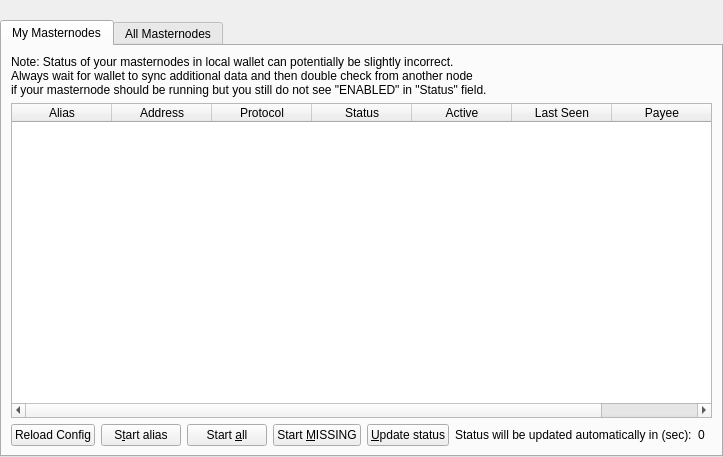
<?xml version="1.0" encoding="UTF-8"?>
<ui version="4.0">
 <class>MasternodeList</class>
 <widget class="QWidget" name="MasternodeList">
  <property name="geometry">
   <rect>
    <x>0</x>
    <y>0</y>
    <width>723</width>
    <height>457</height>
   </rect>
  </property>
  <property name="windowTitle">
   <string>Form</string>
  </property>
  <layout class="QVBoxLayout" name="topLayout">
   <property name="leftMargin">
    <number>0</number>
   </property>
   <property name="topMargin">
    <number>0</number>
   </property>
   <property name="rightMargin">
    <number>0</number>
   </property>
   <property name="bottomMargin">
    <number>0</number>
   </property>
   <item>
    <layout class="QVBoxLayout" name="verticalLayout">
     <property name="bottomMargin">
      <number>0</number>
     </property>
     <item>
      <spacer name="horizontalSpacer0">
       <property name="orientation">
        <enum>Qt::Horizontal</enum>
       </property>
       <property name="sizeHint" stdset="0">
        <size>
         <width>40</width>
         <height>20</height>
        </size>
       </property>
      </spacer>
     </item>
     <item>
      <widget class="QTabWidget" name="tabWidget">
       <property name="currentIndex">
        <number>0</number>
       </property>
       <widget class="QWidget" name="tabMyMasternodes">
        <attribute name="title">
         <string>My Masternodes</string>
        </attribute>
        <layout class="QGridLayout" name="gridLayout_2">
         <item row="0" column="0">
          <layout class="QVBoxLayout" name="verticalLayout_2">
           <property name="bottomMargin">
            <number>0</number>
           </property>
           <item>
            <layout class="QHBoxLayout" name="horizontalLayout_note">
             <property name="bottomMargin">
              <number>0</number>
             </property>
             <item>
              <widget class="QLabel" name="updateNote">
               <property name="text">
                <string>Note: Status of your masternodes in local wallet can potentially be slightly incorrect.&lt;br /&gt;Always wait for wallet to sync additional data and then double check from another node&lt;br /&gt;if your masternode should be running but you still do not see "ENABLED" in "Status" field.</string>
               </property>
              </widget>
             </item>
            </layout>
           </item>
           <item>
            <widget class="QTableWidget" name="tableWidgetMyMasternodes">
             <property name="minimumSize">
              <size>
               <width>695</width>
               <height>0</height>
              </size>
             </property>
             <property name="editTriggers">
              <set>QAbstractItemView::NoEditTriggers</set>
             </property>
             <property name="alternatingRowColors">
              <bool>true</bool>
             </property>
             <property name="selectionMode">
              <enum>QAbstractItemView::SingleSelection</enum>
             </property>
             <property name="selectionBehavior">
              <enum>QAbstractItemView::SelectRows</enum>
             </property>
             <property name="sortingEnabled">
              <bool>true</bool>
             </property>
             <attribute name="horizontalHeaderStretchLastSection">
              <bool>true</bool>
             </attribute>
             <attribute name="ResizeMode">
              <enum>QHeaderView::Interactive</enum>
             </attribute>
             <column>
              <property name="text">
               <string>Alias</string>
              </property>
             </column>
             <column>
              <property name="text">
               <string>Address</string>
              </property>
             </column>
             <column>
              <property name="text">
               <string>Protocol</string>
              </property>
             </column>
             <column>
              <property name="text">
               <string>Status</string>
              </property>
             </column>
             <column>
              <property name="text">
               <string>Active</string>
              </property>
             </column>
             <column>
              <property name="text">
               <string>Last Seen</string>
              </property>
             </column>
             <column>
              <property name="text">
               <string>Payee</string>
              </property>
             </column>
            </widget>
           </item>
           <item>
            <layout class="QHBoxLayout" name="horizontalLayout_5">
             <property name="bottomMargin">
              <number>0</number>
             </property>
             <item>
              <widget class="QPushButton" name="reloadConfigButton">
               <property name="text">
                <string>Reload Config</string>
               </property>
              </widget>
             </item>
             <item>
              <widget class="QPushButton" name="startButton">
               <property name="text">
                <string>S&amp;tart alias</string>
               </property>
              </widget>
             </item>
             <item>
              <widget class="QPushButton" name="startAllButton">
               <property name="text">
                <string>Start &amp;all</string>
               </property>
              </widget>
             </item>
             <item>
              <widget class="QPushButton" name="startMissingButton">
               <property name="text">
                <string>Start &amp;MISSING</string>
               </property>
              </widget>
             </item>
             <item>
              <widget class="QPushButton" name="UpdateButton">
               <property name="text">
                <string>&amp;Update status</string>
               </property>
              </widget>
             </item>
             <item>
              <widget class="QLabel" name="autoupdate_label">
               <property name="text">
                <string>Status will be updated automatically in (sec):</string>
               </property>
              </widget>
             </item>
             <item>
              <widget class="QLabel" name="secondsLabel">
               <property name="text">
                <string>0</string>
               </property>
              </widget>
             </item>
             <item>
              <spacer name="horizontalSpacer_5">
               <property name="orientation">
                <enum>Qt::Horizontal</enum>
               </property>
               <property name="sizeHint" stdset="0">
                <size>
                 <width>40</width>
                 <height>20</height>
                </size>
               </property>
              </spacer>
             </item>
            </layout>
           </item>
          </layout>
         </item>
        </layout>
       </widget>
       <widget class="QWidget" name="tabAllMasternodes">
        <attribute name="title">
         <string>All Masternodes</string>
        </attribute>
        <layout class="QGridLayout" name="gridLayout">
         <item row="1" column="0">
          <widget class="QTableWidget" name="tableWidgetMasternodes">
           <property name="editTriggers">
            <set>QAbstractItemView::NoEditTriggers</set>
           </property>
           <property name="alternatingRowColors">
            <bool>true</bool>
           </property>
           <property name="selectionBehavior">
            <enum>QAbstractItemView::SelectRows</enum>
           </property>
           <property name="sortingEnabled">
            <bool>true</bool>
           </property>
           <attribute name="horizontalHeaderStretchLastSection">
            <bool>true</bool>
           </attribute>
           <attribute name="ResizeMode">
            <enum>QHeaderView::Interactive</enum>
           </attribute>
           <column>
            <property name="text">
             <string>Address</string>
            </property>
           </column>
           <column>
            <property name="text">
             <string>Protocol</string>
            </property>
           </column>
           <column>
            <property name="text">
             <string>Status</string>
            </property>
           </column>
           <column>
            <property name="text">
             <string>Active</string>
            </property>
           </column>
           <column>
            <property name="text">
             <string>Last Seen</string>
            </property>
           </column>
           <column>
            <property name="text">
             <string>Payee</string>
            </property>
           </column>
          </widget>
         </item>
         <item row="0" column="0">
          <layout class="QHBoxLayout" name="horizontalLayout_3">
           <property name="bottomMargin">
            <number>0</number>
           </property>
           <item>
            <widget class="QLabel" name="label_filter">
             <property name="text">
              <string>Filter List:</string>
             </property>
            </widget>
           </item>
           <item>
            <widget class="QLineEdit" name="filterLineEdit">
             <property name="toolTip">
              <string>Filter masternode list</string>
             </property>
            </widget>
           </item>
           <item>
            <spacer name="horizontalSpacer_3">
             <property name="orientation">
              <enum>Qt::Horizontal</enum>
             </property>
             <property name="sizeHint" stdset="0">
              <size>
               <width>10</width>
               <height>20</height>
              </size>
             </property>
            </spacer>
           </item>
           <item>
            <widget class="QLabel" name="label_count">
             <property name="text">
              <string>Node Count:</string>
             </property>
            </widget>
           </item>
           <item>
            <widget class="QLabel" name="countLabel">
             <property name="text">
              <string>0</string>
             </property>
            </widget>
           </item>
          </layout>
         </item>
        </layout>
       </widget>
      </widget>
     </item>
    </layout>
   </item>
  </layout>
 </widget>
 <resources/>
 <connections/>
</ui>
